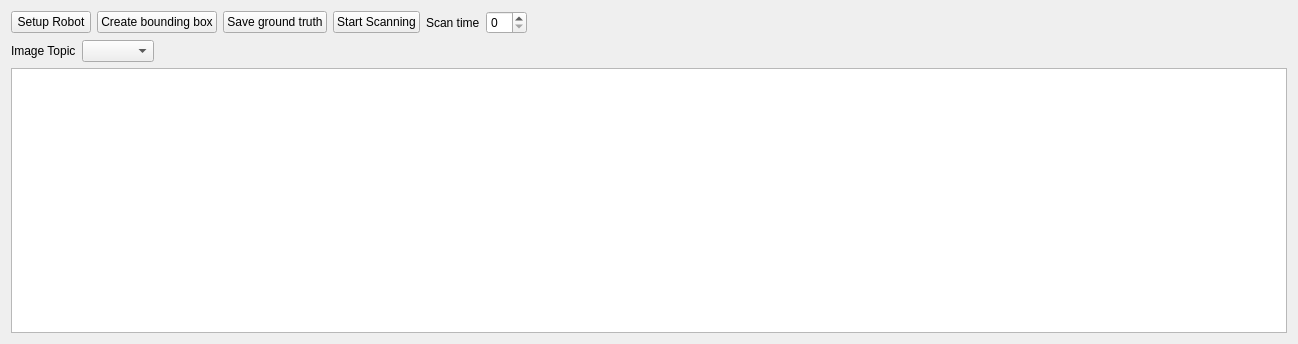
<?xml version="1.0" encoding="UTF-8"?>
<ui version="4.0">
 <class>DataAcquisitionWidget</class>
 <widget class="QWidget" name="DataAcquisitionWidget">
  <property name="enabled">
   <bool>true</bool>
  </property>
  <property name="geometry">
   <rect>
    <x>0</x>
    <y>0</y>
    <width>1298</width>
    <height>344</height>
   </rect>
  </property>
  <property name="windowTitle">
   <string>Data Acquisition</string>
  </property>
  <layout class="QVBoxLayout" name="verticalLayout" stretch="0,0,0">
   <item>
    <layout class="QHBoxLayout" name="main_button">
     <item>
      <widget class="QPushButton" name="setup_robot_push_button">
       <property name="text">
        <string>Setup Robot</string>
       </property>
      </widget>
     </item>
     <item>
      <widget class="QPushButton" name="create_bbox_push_button">
       <property name="text">
        <string>Create bounding box</string>
       </property>
      </widget>
     </item>
     <item>
      <widget class="QPushButton" name="save_ground_truth_push_button">
       <property name="text">
        <string>Save ground truth</string>
       </property>
      </widget>
     </item>
     <item>
      <widget class="QPushButton" name="start_scanning_push_button">
       <property name="text">
        <string>Start Scanning</string>
       </property>
      </widget>
     </item>
     <item>
      <widget class="QLabel" name="label">
       <property name="text">
        <string>Scan time</string>
       </property>
      </widget>
     </item>
     <item>
      <widget class="QSpinBox" name="scan_time_spin_box"/>
     </item>
     <item>
      <spacer name="horizontalSpacer_3">
       <property name="orientation">
        <enum>Qt::Horizontal</enum>
       </property>
       <property name="sizeHint" stdset="0">
        <size>
         <width>40</width>
         <height>20</height>
        </size>
       </property>
      </spacer>
     </item>
    </layout>
   </item>
   <item>
    <layout class="QHBoxLayout" name="horizontalLayout">
     <item>
      <widget class="QLabel" name="image_topic_label">
       <property name="text">
        <string>Image Topic</string>
       </property>
      </widget>
     </item>
     <item>
      <widget class="QComboBox" name="image_topic_combo_box"/>
     </item>
     <item>
      <spacer name="horizontalSpacer">
       <property name="orientation">
        <enum>Qt::Horizontal</enum>
       </property>
       <property name="sizeHint" stdset="0">
        <size>
         <width>40</width>
         <height>20</height>
        </size>
       </property>
      </spacer>
     </item>
    </layout>
   </item>
   <item>
    <widget class="QGraphicsView" name="canvas"/>
   </item>
  </layout>
 </widget>
 <resources/>
 <connections/>
</ui>
